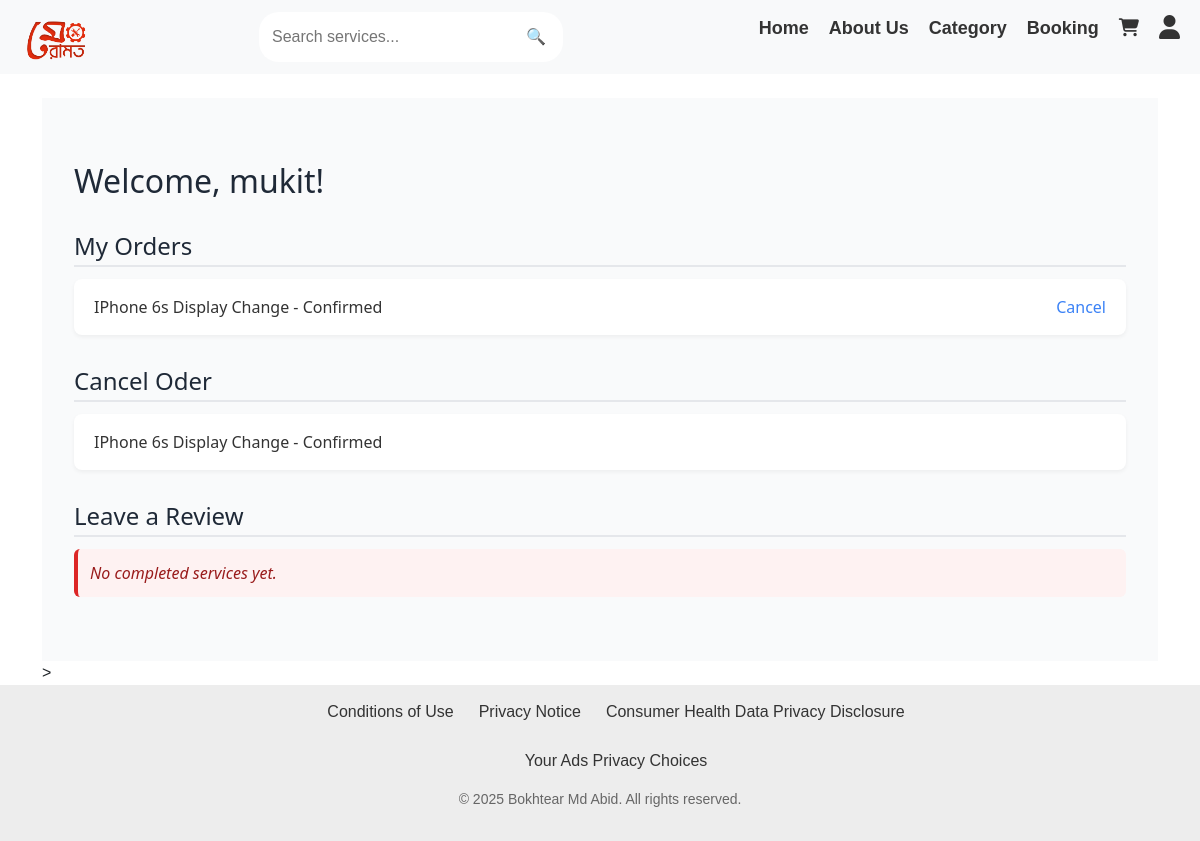
/user/user-dashboard/ (signed in), run on the app's committed database.
### meramotapp/models.py (models this page shows, shortened)
class CustomUser(AbstractUser):
    is_seller = models.BooleanField(default=False)
    is_normal_user = models.BooleanField(default=True)
    mobile_no = models.CharField(max_length=15, unique=True, null=True, blank=True)
    groups = models.ManyToManyField(Group, related_name="customuser_set", blank=True)
    user_permissions = models.ManyToManyField(Permission, related_name="customuser_permissions", blank=True)
    image = models.ImageField(upload_to="sellers/", blank=True, null=True)  # Allow image upload

class Booking(models.Model):
    user = models.ForeignKey(settings.AUTH_USER_MODEL, on_delete=models.CASCADE)
    service = models.ForeignKey(Service, on_delete=models.CASCADE)
    date = models.DateField()
    time_slot = models.CharField(max_length=20)  # Example: "10:00 AM - 11:00 AM"
    status = models.CharField(max_length=20, choices=[('Pending', 'Pending'), ('Confirmed', 'Confirmed'), ('Cancelled', 'Cancelled')], default='Pending')
    created_at = models.DateTimeField(auto_now_add=True)

class Service(models.Model):
    seller = models.ForeignKey(settings.AUTH_USER_MODEL, on_delete=models.CASCADE, limit_choices_to={'is_seller': True})
    category = models.ForeignKey('Category', on_delete=models.CASCADE)
    title = models.CharField(max_length=255)
    description = models.TextField()
    price = models.DecimalField(max_digits=10, decimal_places=2)
    image = models.ImageField(upload_to='service_images', null=True, blank=True)
    location = models.CharField(max_length=255, null=True, blank=True)
    rating = models.FloatField(default=0.0)
    created_at = models.DateTimeField(auto_now_add=True)

### meramotapp/views.py (the view)
# urls.py: path("user/user-dashboard/", views.user_dashboard,  name="user_dashboard"),
@login_required
def user_dashboard(request):
    if request.user.is_seller:
        return redirect("seller_dashboard")
    orders = Booking.objects.filter(user=request.user)
    completed_services = Service.objects.filter(booking__user=request.user, booking__status="Completed")
    return render(request, "user/user_dashboard.html", {"orders": orders, "completed_services": completed_services})

### templates/user/user_dashboard.html (shortened to what this page needs)
{% extends "base.html" %}
{% load static %}
{% block extra_css %}
<link rel="stylesheet" href="{% static 'css/style_user_dashboard.css' %}">
{% endblock %}
{% block content %}
<div class="dashboard-container">
<h2>Welcome, {{ user.username }}!</h2>
    <h3>My Orders</h3>
    <ul>
        {% for order in orders %}
            <li>{{ order.service.title }} - {{ order.status }}
                <a href="{% url 'cancel_order' order.id %}">Cancel</a>
            </li>
        {% empty %}
            <p>No orders yet.</p>
        {% endfor %}
    </ul>
    <h3>Cancel Oder</h3>
    <ul>
        {% for order in orders %}
            <li>
                {{ order.service.title }} - {{ order.status }}
            </li>
        {% empty %}
            <p>No orders yet.</p>
        {% endfor %}
    </ul>
    <h3>Leave a Review</h3>
    <ul>
        {% for service in completed_services %}
            <li>{{ service.title }}
                <a href="{% url 'leave_review' service.id %}">Write Review</a>
            </li>
        {% empty %}
            <p>No completed services yet.</p>
        {% endfor %}
    </ul>
</div>>
{% endblock %}

### static/css/style_user_dashboard.css (style rules this page uses)
.dashboard-container { padding: 2rem; font-family: 'Segoe UI', Tahoma, Geneva, Verdana, sans-serif; color: #333; background-color: #f9fafb; }
.dashboard-container h2, .dashboard-container h3 { color: #1f2937; margin-top: 2rem; }
.dashboard-container h2 { font-size: 2rem; margin-bottom: 1rem; }
.dashboard-container h3 { font-size: 1.5rem; margin-bottom: 0.75rem; border-bottom: 2px solid #e5e7eb; padding-bottom: 0.25rem; }
.dashboard-container ul { list-style: none; padding-left: 0; margin-bottom: 2rem; }
.dashboard-container li { background-color: #ffffff; margin-bottom: 0.75rem; padding: 1rem 1.25rem; border-radius: 0.5rem; box-shadow: 0 2px 4px rgba(0, 0, 0, 0.05); display: flex; justify-content: space-between; align-items: center; transition: background-color 0.3s ease; }
.dashboard-container a { text-decoration: none; color: #3b82f6; font-weight: 500; transition: color 0.2s ease; }
.dashboard-container p { background-color: #fef2f2; color: #991b1b; padding: 0.75rem; border-left: 4px solid #dc2626; border-radius: 0.375rem; font-style: italic; margin-top: 0.5rem; }

### templates/navbar.html (style rules this page uses)
* { text-decoration: none; margin: 0; padding: 0; box-sizing: border-box; }

### templates/footer.html (style rules this page uses)
* { margin: 0; padding: 0; text-decoration: none; box-sizing: border-box; }
html, body { height: 100%; display: flex; flex-direction: column; font-family: 'Trebuchet MS', 'Lucida Sans Unicode', 'Lucida Grande', 'Lucida Sans', Arial, sans-serif; }

### data on the page
CustomUser: username "mukit"
Booking: service "IPhone 6s Display Change", status "Confirmed"
